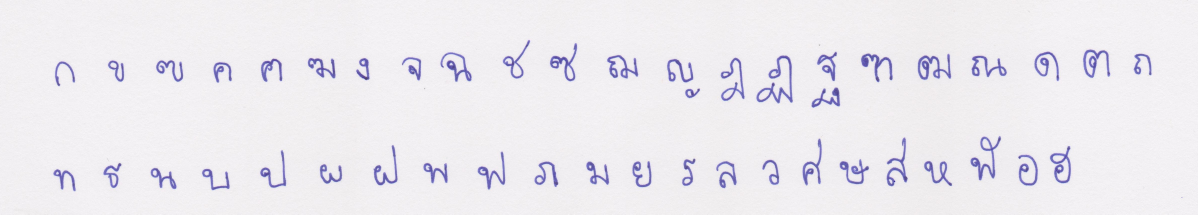
#> input picture char_seg_test/data/im1.jpg, 4791 x 857 px (shown at 1/4 size); its folder holds only this picture in this run
$ python main.py   (older library calls are emulated)
#> lines starting #> are read from the running program, lines starting #| are printed output that depends on the picture; after the words box and inside, x2 and y2 are one past the last pixel; in counts of white or black regions, pixels touching at a corner belong together; long printed decimals are rounded
import cv2
import numpy as np
import matplotlib.pyplot as plt
import os
import glob
import pathlib

np.set_printoptions(threshold='nan')

pathlib.Path('./data/test_result').mkdir(parents=True, exist_ok=True)

#------------------Functions------------------#

def showimages():
	cv2.namedWindow('Source Image', cv2.WINDOW_AUTOSIZE)
	cv2.namedWindow('Threshold Image', cv2.WINDOW_AUTOSIZE)
	cv2.namedWindow('Binary Image', cv2.WINDOW_AUTOSIZE)
	# cv2.namedWindow('Contour Image', cv2.WINDOW_NORMAL)
	# cv2.namedWindow('noise_remove Image', cv2.WINDOW_NORMAL)

	cv2.imshow("Source Image", src_img)
	cv2.imshow("Binary Image", bin_img)
	cv2.imshow("Threshold Image", final_thr)
	# cv2.imshow("Contour Image", final_contr)
	# cv2.imshow('noise_remove Image', noise_remove)

	# plt.show()

def closewindows(sameple_name):
	# k = cv2.waitKey(0)
	cv2.imwrite('./data/test_result/'+sameple_name+'_thres'+'.jpg',final_thr)
	cv2.imwrite('./data/test_result/'+sameple_name+'_src'+'.jpg',src_img)
	# cv2.imwrite('./data/test_result/'+sameple_name+'_contr'+'.jpg',final_contr)
	cv2.destroyAllWindows()

def line_array(array):
	list_x_upper = []
	list_x_lower = []
	for y in range(5, len(array)-5):
		s_a, s_p = strtline(y, array)
		e_a, e_p = endline(y, array)
		if s_a>=7 and s_p>=5:
			list_x_upper.append(y)
			# bin_img[y][:] = 255
		if e_a>=5 and e_p>=7:
			list_x_lower.append(y)
			# bin_img[y][:] = 255
	return list_x_upper, list_x_lower

def strtline(y, array):
	count_ahead = 0
	count_prev = 0
	for i in array[y:y+10]:
		if i > 3:
			count_ahead+= 1
	for i in array[y-10:y]:
		if i==0:
			count_prev += 1
	return count_ahead, count_prev

def endline(y, array):
	count_ahead = 0
	count_prev = 0
	for i in array[y:y+10]:
		if i==0:
			count_ahead+= 1
	for i in array[y-10:y]:
		if i >3:
			count_prev += 1
	return count_ahead, count_prev

def endline_word(y, array, a):
	count_ahead = 0
	count_prev = 0
	for i in array[y:y+2*a]:
		if i < 2:
			count_ahead+= 1
	for i in array[y-a:y]:
		if i > 2:
			count_prev += 1
	return count_prev ,count_ahead

def end_line_array(array, a):
	list_endlines = []
	for y in range(len(array)):
		e_p, e_a = endline_word(y, array, a)
		# print(e_p, e_a)
		if e_a >= int(1.5*a) and e_p >= int(0.7*a):
			list_endlines.append(y)
	return list_endlines

def refine_endword(array):
	refine_list = []
	for y in range(len(array)-1):
		if array[y]+1 < array[y+1]:
			refine_list.append(array[y])
	# refine_list.append(array[-1])
	if len(array) != 0:
		refine_list.append(array[-1])
	return refine_list

def refine_array(array_upper, array_lower):
	upperlines = []
	lowerlines = []
	for y in range(len(array_upper)-1):
		if array_upper[y] + 5 < array_upper[y+1]:
			upperlines.append(array_upper[y]-10)
	for y in range(len(array_lower)-1):
		if array_lower[y] + 5 < array_lower[y+1]:
			lowerlines.append(array_lower[y]+10)

	upperlines.append(array_upper[-1]-10)
	lowerlines.append(array_lower[-1]+10)

	return upperlines, lowerlines

def letter_width(contours):
	letter_width_sum = 0
	count = 0
	for cnt in contours:
		if cv2.contourArea(cnt) > 20:
			x,y,w,h = cv2.boundingRect(cnt)
			letter_width_sum += w
			count += 1

	return letter_width_sum/count

def end_wrd_dtct(lines, i, bin_img, mean_lttr_width):
	count_y = np.zeros(shape = width)
	for x in range(width):
		for y in range(lines[i][0],lines[i][1]):
			if bin_img[y][x] == 255:
				count_y[x] += 1
	end_lines = end_line_array(count_y, int(mean_lttr_width))
	# print(end_lines)
	endlines = refine_endword(end_lines)
	for x in endlines:
		final_thr[lines[i][0]:lines[i][1], x] = 255
	return endlines

def letter_seg(lines_img, x_lines, i, sameple_name, letter_index):
	copy_img = lines_img[i].copy()
	x_linescopy = x_lines[i].copy()

	letter_img = []
	letter_k = []

	chalu_img, contours, hierarchy = cv2.findContours(copy_img,cv2.RETR_EXTERNAL,cv2.CHAIN_APPROX_SIMPLE)
	for cnt in contours:
		if cv2.contourArea(cnt) > 50:
			x,y,w,h = cv2.boundingRect(cnt)
			# letter_img.append(lines_img[i][y:y+h, x:x+w])
			letter_k.append((x,y,w,h))

	letter = sorted(letter_k, key=lambda student: student[0])
	# print(letter)

	word = 1
	ptop = 0
	pleft = 0
	pright = 0
	pbottom = 0
	for e in range(len(letter)):
		ctop = letter[e][1]-5
		cleft = letter[e][0]-5
		cright = letter[e][0]+letter[e][2]+5
		cbottom = letter[e][1]+letter[e][3]+5
		cmid = (cleft+cright)/2
		# check for ฐ ญ
		if( pleft < cmid and pright > cmid):
			ctop = min(ptop,ctop)
			cleft = min(pleft,cleft)
			cright = max(pright,cright)
			cbottom = max(pbottom,cbottom)
		else:
			letter_index += 1
			ptop = ctop
			pleft = cleft
			pright = cright
			pbottom = cbottom
		# skip ฤ and ฦ in unicode
		if letter_index == 3620 or letter_index == 3622:
			letter_index += 1
		letter_img = lines_img[i][ctop:cbottom,cleft:cright]
		# letter_img = cv2.resize(letter_img_tmp, dsize =(28, 28), interpolation = cv2.INTER_AREA)
		path = './segmented_img/'+sameple_name+'/'
		temp_name = str(letter_index)+'.png'
		file_name = chr(letter_index)+'.png'
		cv2.imwrite(path+temp_name, 255-letter_img)
		try:
			os.rename(path+temp_name, path+file_name)
		except WindowsError:
			os.remove(path+file_name)
			os.rename(path+temp_name, path+file_name)
	return letter_index

def listdir_nohidden(path):
	directories = glob.glob(path+'/*')
	return [file for file in directories if os.path.isfile(file)]

# get all fonts
samples = listdir_nohidden('data')
print(samples)

for sample_path in samples:

	sameple_name = sample_path.split('/')[-1].split('\\')[-1].split('.')[0]

	#-------------Thresholding Image--------------#

	print("\n........Program Initiated.......\n")
	src_img= cv2.imread(sample_path, 1)
#> src_img is the input picture: shape (857, 4791, 3); mean B, G, R 239.4, 233.9, 236.1
	copy = src_img.copy()
	height = src_img.shape[0]
#> height = 857
	width = src_img.shape[1]
#> width = 4791

	print("\n Resizing Image........")
	src_img = cv2.resize(copy, dsize =(2640, int(2640*height/width)), interpolation = cv2.INTER_AREA)
#> src_img: shape (472, 2640, 3)

	height = src_img.shape[0]
#> height = 472
	width = src_img.shape[1]
#> width = 2640

	print("#---------Image Info:--------#")
	print("\tHeight =",height,"\n\tWidth =",width)
#| 	Height = 472
#| 	Width = 2640
	print("#----------------------------#")

	grey_img = cv2.cvtColor(src_img, cv2.COLOR_BGR2GRAY)

	print("Applying Adaptive Threshold with kernel :- 21 X 21")
	# bin_img = cv2.adaptiveThreshold(grey_img,255,cv2.ADAPTIVE_THRESH_MEAN_C,cv2.THRESH_BINARY_INV,21,20)
	bin_img = cv2.adaptiveThreshold(grey_img,255,cv2.ADAPTIVE_THRESH_MEAN_C,cv2.THRESH_BINARY_INV,61,61)
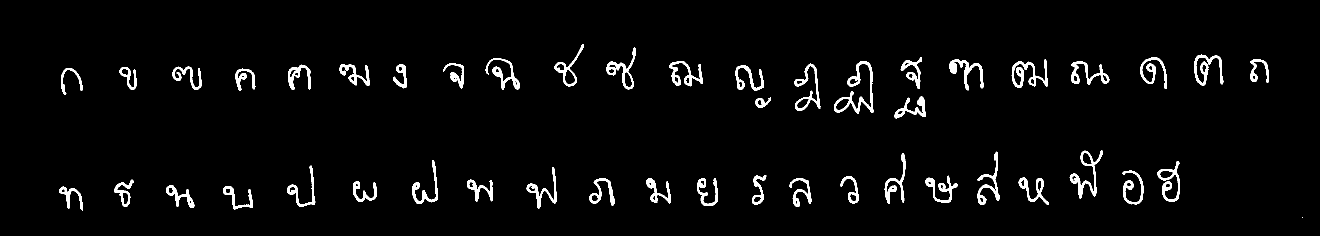
#> bin_img: shape (472, 2640) (shown at 1/2 size); 3.3% white; 47 white regions (1 under 20 px), largest, box (x1, y1, x2, y2) and area: (1668, 122, 1747, 227) 1796, (2139, 300, 2206, 397) 1383, (2023, 119, 2096, 176) 1351
	bin_img1 = bin_img.copy()
	bin_img2 = bin_img.copy()
	# kernel = cv2.getStructuringElement(cv2.MORPH_ELLIPSE,(3,3))
	kernel = cv2.getStructuringElement(cv2.MORPH_ELLIPSE,(5,5))
	kernel1 = np.array([[1,0,1],[0,1,0],[1,0,1]], dtype = np.uint8)
	# final_thr = cv2.morphologyEx(bin_img, cv2.MORPH_OPEN, kernel)
	# final_thr = cv2.dilate(bin_img,kernel1,iterations = 1)
	print("Noise Removal From Image.........")
	final_thr = cv2.morphologyEx(bin_img, cv2.MORPH_CLOSE, kernel)
#> final_thr: shape (472, 2640); 3.4% white; 47 white regions (1 under 20 px), largest, box (x1, y1, x2, y2) and area: (1668, 122, 1747, 227) 1862, (2139, 300, 2206, 397) 1487, (2023, 119, 2096, 176) 1459
	contr_retrival = final_thr.copy()


	#-------------Line Detection------------------#
	print("Beginning Character Semenation..............")
	count_x = np.zeros(shape= (height))
#> count_x = 472 values from 0 to 0
	for y in range(height):
		for x in range(width):
			if bin_img[y][x] == 255 :
				count_x[y] = count_x[y]+1
		# [5 lines of commented-out code are left out]

	upper_lines, lower_lines = line_array(count_x)

	upperlines, lowerlines = refine_array(upper_lines, lower_lines)
#> upperlines = [83, 295]; lowerlines = [249, 433]

	shouldSkip = False
	# print(upperlines, lowerlines)
	if len(upperlines)==len(lowerlines):
		lines = []
		for y in upperlines:
			final_thr[y][:] = 255
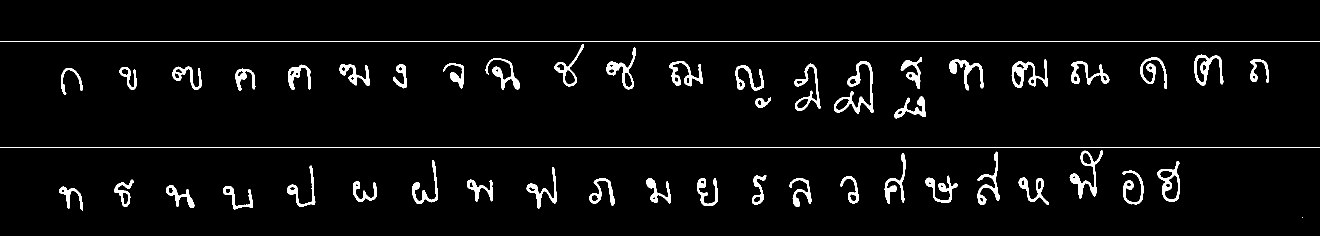
#> final_thr: shape (472, 2640) (shown at 1/2 size); 3.8% white; 49 white regions (1 under 20 px), largest, box (x1, y1, x2, y2) and area: (0, 83, 2640, 84) 2640, (0, 295, 2640, 296) 2640, (1668, 122, 1747, 227) 1862
		for y in lowerlines:
			final_thr[y][:] = 255
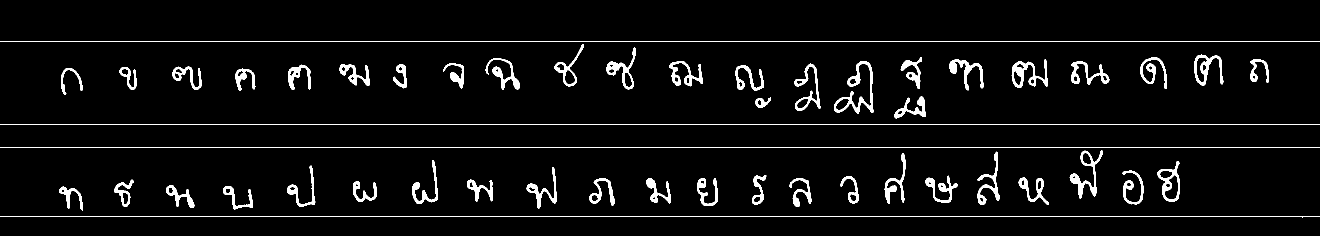
#> final_thr: shape (472, 2640) (shown at 1/2 size); 4.2% white; 51 white regions (1 under 20 px)
		for y in range(len(upperlines)):
			lines.append((upperlines[y], lowerlines[y]))
#> after the loop, lines = [(83, 249), (295, 433)]

	else:
		print("Too much noise in image, unable to process.\nPlease try with another image. Ctrl-C to exit:- ")
		showimages()
		# [6 lines of commented-out code are left out]
		cv2.destroyAllWindows()
		shouldSkip = True

	if shouldSkip:
		   continue

	lines = np.array(lines)

	no_of_lines = len(lines)

	print("\nGiven Text has   # ",no_of_lines, " #   no. of lines")
#| Given Text has   #  2  #   no. of lines

	lines_img = []

	for i in range(no_of_lines):
		lines_img.append(bin_img2[lines[i][0]:lines[i][1], :])
#> after the loop, lines_img = 2 items

	#-------------Letter Width Calculation--------#

	contr_img, contours, hierarchy = cv2.findContours(contr_retrival,cv2.RETR_EXTERNAL,cv2.CHAIN_APPROX_SIMPLE)
#> contours = 47 contours, 1 with area under 20; largest, box (x1, y1, x2, y2) and area: (2315, 322, 2360, 404) 2159, (1668, 122, 1747, 227) 2046, (2388, 109, 2447, 171) 1678, (2023, 119, 2096, 176) 1650, (2139, 300, 2206, 397) 1582
	final_contr = np.zeros((final_thr.shape[0],final_thr.shape[1],3), dtype = np.uint8)
	cv2.drawContours(src_img, contours, -1, (0,255,0), 1)
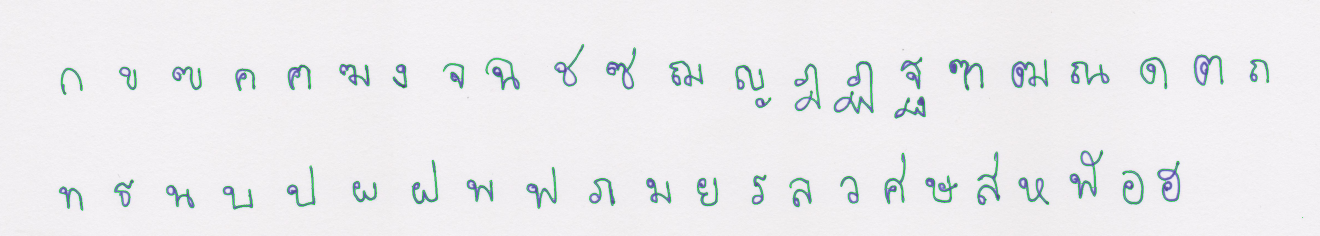
#> src_img: shape (472, 2640, 3) (shown at 1/2 size); mean B, G, R 237.5, 235.2, 234.8

	mean_lttr_width = letter_width(contours)
#> the loop in letter_width, `for cnt in contours:` made 47 passes
#> (x, y, w, h, letter_width_sum) on passes 2 to 13: (118, 373, 48, 48, 48), (446, 372, 60, 47, 108), (332, 370, 57, 46, 165), (706, 362, 48, 42, 213), (934, 359, 52, 44, 265), (229, 359, 39, 55, 304), (1579, 356, 44, 58, 348), (1394, 356, 42, 56, 390), (1293, 356, 49, 51, 439), (1178, 356, 52, 56, 491), (2037, 355, 61, 54, 552), (1681, 352, 36, 55, 588)
#> (x, y, w, h) on pass 14: (1851, 351, 64, 55)
	print("\nAverage Width of Each Letter:- ", mean_lttr_width)
#| Average Width of Each Letter:-  51.935

	#--------------Word Detection-----------------#
	x_lines = []

	for i in range(len(lines_img)):
		x_lines.append(end_wrd_dtct(lines, i, bin_img, mean_lttr_width))
#> this loop made 2 passes

	for i in range(len(x_lines)):
		x_lines[i].append(width)

	print(x_lines)
#| [[2554, 2640], [2376, 2640]]

	#-------------Letter Segmentation-------------#

	pathlib.Path('./segmented_img/'+sameple_name+'/').mkdir(parents=True, exist_ok=True)
	letter_index = ord('ก')-1
	for i in range(len(lines)):
		letter_index = letter_seg(lines_img, x_lines, i, sameple_name, letter_index)
#> this loop made 2 passes
#> pass 1, in letter_seg, `cv2.imwrite(path+temp_name, 255-letter_img)`:
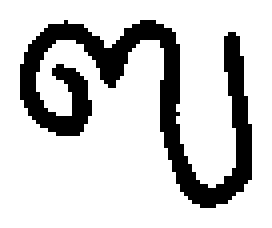
#> saved as 3587.png: shape (57, 68) (shown 4 times larger); 79.5% white; 1 black region, box (x1, y1, x2, y2) and area: (5, 5, 63, 52) 796

	#-------------Character segmenting------------#

	chr_img = bin_img1.copy()

	contr_img, contours, hierarchy = cv2.findContours(chr_img,cv2.RETR_EXTERNAL,cv2.CHAIN_APPROX_SIMPLE)
	# print(len(contours))
	# final_contr = np.zeros((final_thr.shape[0],final_thr.shape[1],3), dtype = np.uint8)
	# cv2.drawContours(src_img, contours, -1, (0,255,0), 1)

	for cnt in contours:
		if cv2.contourArea(cnt) > 20:
			x,y,w,h = cv2.boundingRect(cnt)
			cv2.rectangle(src_img,(x,y),(x+w,y+h),(0,255,0),2)
#> this loop made 47 passes
#> cnt on pass 1: [[2604, 435], [2605, 435]]
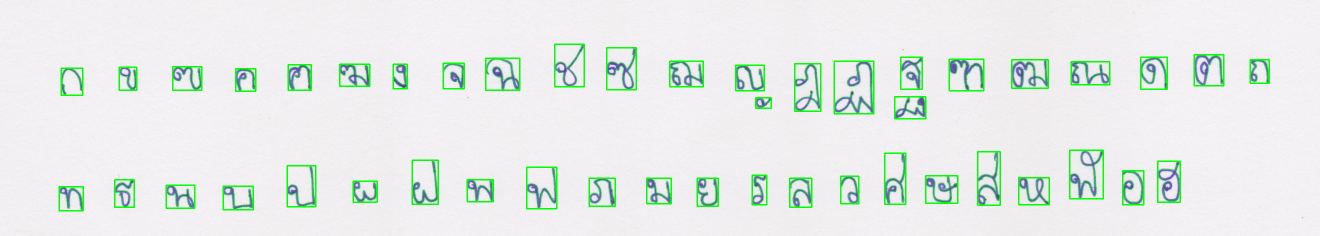
#> src_img: shape (472, 2640, 3) (shown at 1/2 size); 2.36% of pixels changed, all inside (x1, y1, x2, y2) = (117, 87, 2540, 423)

	#-------------Displaying Image----------------#

	showimages()
#> in showimages, `cv2.imshow("Threshold Image", final_thr)`:
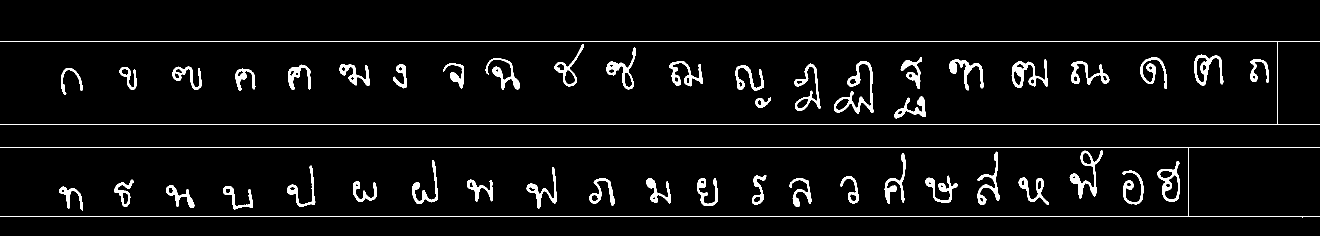
#> window 'Threshold Image': shape (472, 2640) (shown at 1/2 size); 4.3% white; 49 white regions (1 under 20 px), largest, box (x1, y1, x2, y2) and area: (0, 83, 2640, 250) 5445, (0, 295, 2640, 434) 5417, (1668, 122, 1747, 227) 1862

	#-------------Closing Windows-----------------#
	closewindows(sameple_name)
